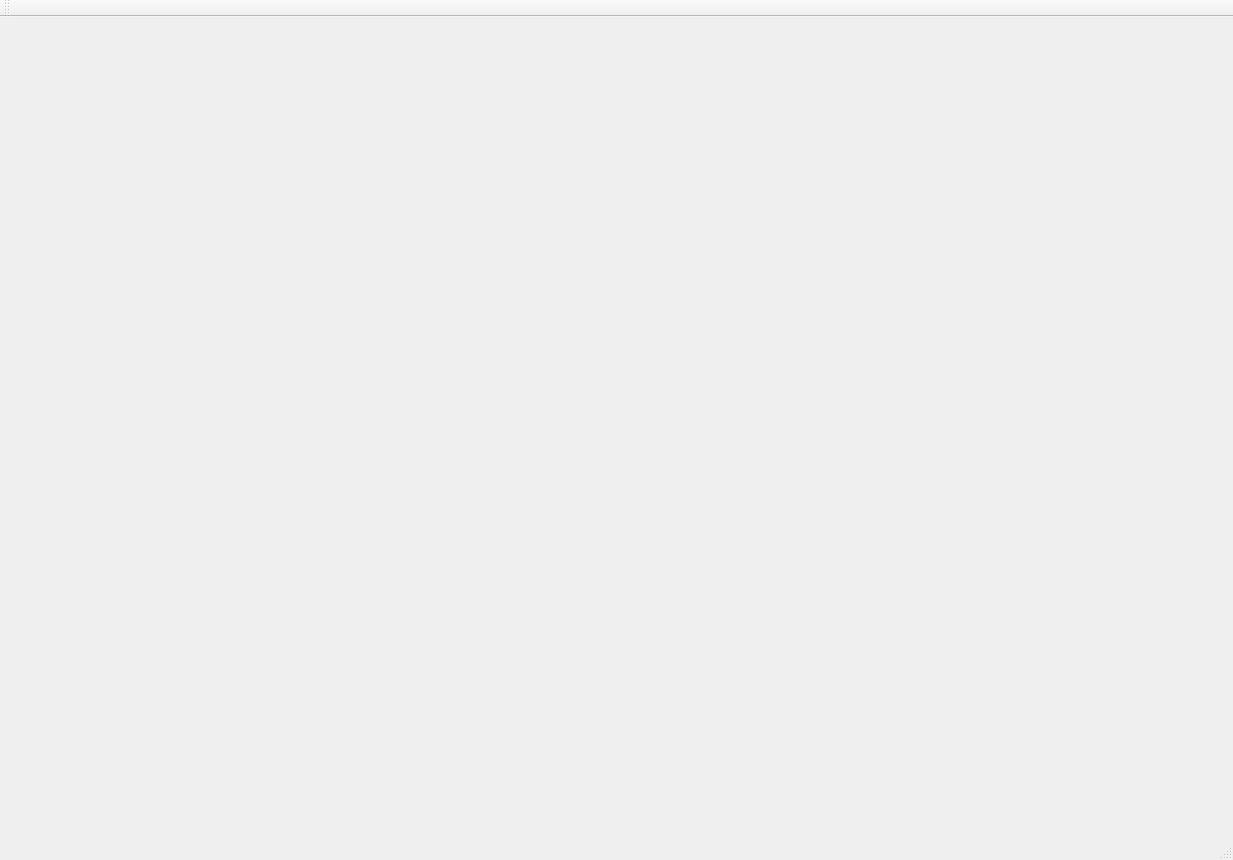
<?xml version="1.0" encoding="UTF-8"?>
<ui version="4.0">
 <class>MainWindow</class>
 <widget class="QMainWindow" name="MainWindow">
  <property name="geometry">
   <rect>
    <x>0</x>
    <y>0</y>
    <width>1233</width>
    <height>860</height>
   </rect>
  </property>
  <property name="windowTitle">
   <string>eAssist, v. 1.06</string>
  </property>
  <widget class="QWidget" name="centralWidget"/>
  <widget class="QMenuBar" name="menuBar">
   <property name="geometry">
    <rect>
     <x>0</x>
     <y>0</y>
     <width>1233</width>
     <height>21</height>
    </rect>
   </property>
  </widget>
  <widget class="QToolBar" name="mainToolBar">
   <attribute name="toolBarArea">
    <enum>TopToolBarArea</enum>
   </attribute>
   <attribute name="toolBarBreak">
    <bool>false</bool>
   </attribute>
  </widget>
  <widget class="QStatusBar" name="statusBar"/>
 </widget>
 <layoutdefault spacing="6" margin="11"/>
 <resources/>
 <connections/>
</ui>
